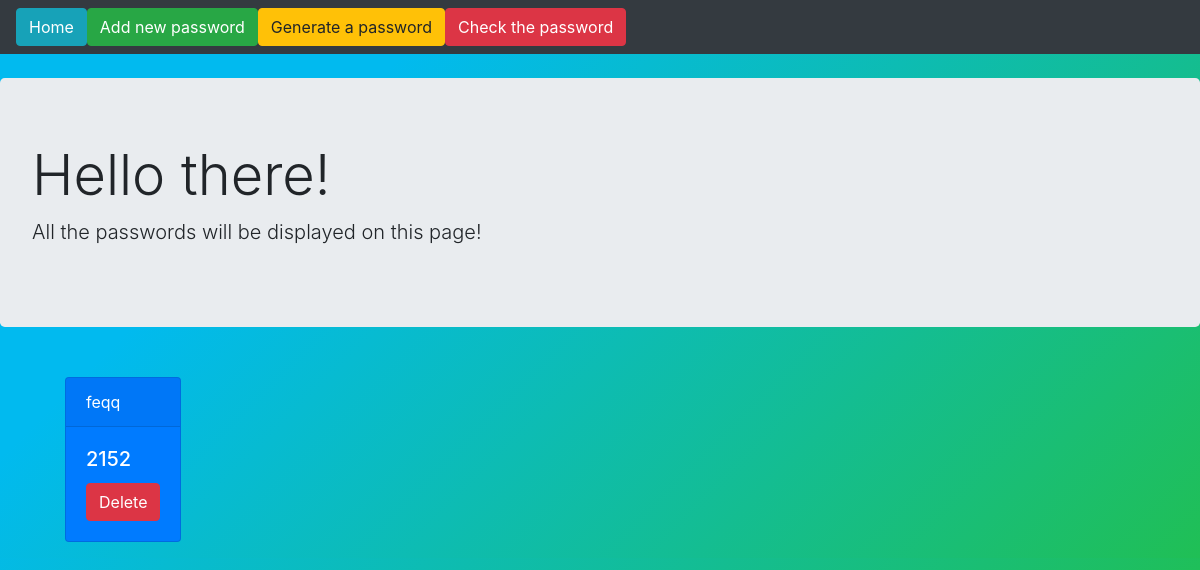
/, run on an earlier commit of the app's database.
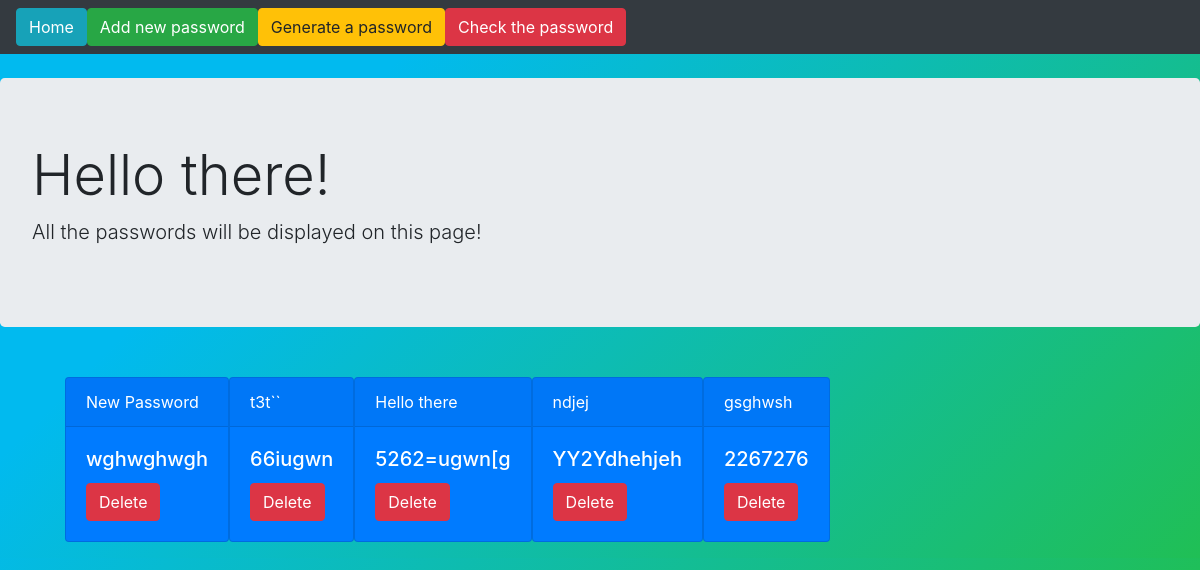
And on a later commit of the database.
### passwordgeneratorapp/models.py (models this page shows, shortened)
class Password(models.Model):
    name = models.CharField(max_length=100)
    link = models.CharField(max_length=300)
    password = models.CharField(max_length=300)

### passwordgeneratorapp/views.py (the view)
# urls.py: path('', views.index, name="index"),
def index(request):
    all_passwords = Password.objects.all()
    return render(request, 'index.html',
    {'all_passwords': all_passwords})

### passwordgeneratorapp/templates/index.html
{% extends 'base.html' %}
{% block content %}
	<div class="jumbotron">
	  <h1 class="display-4">Hello there!</h1>
	  <p class="lead">All the passwords will be displayed on this page!</p>
	</div>
	<div class="container" id="id">
	{% for thing in all_passwords %}
		<div class="card text-white bg-primary mb-3" style="max-width: 18rem;">
		  <div class="card-header">{{thing.name}}</div>
			  <div class="card-body">
			    <h5 class="card-title">{{thing.password}}</h5>
			    <a class="btn btn-danger" href="{% url 'delete' thing.id %}" role="button">Delete</a>
			  </div>
		</div>
	{% endfor %}
	</div>
{% endblock %}

### passwordgeneratorapp/templates/base.html (shortened to what this page needs)
{% load static %}
<!doctype html>
<html lang="en">
<head>
    <link rel="stylesheet" href="https://maxcdn.bootstrapcdn.com/bootstrap/4.0.0/css/bootstrap.min.css">
    <link rel="stylesheet" type="text/css" href="{% static 'index.css' %}">
</head>
<nav class="navbar navbar-expand-lg navbar-dark bg-dark">
    <div class="collapse navbar-collapse" id="navbarNav">
        <ul class="navbar-nav">
            <li class="nav-item active">
                <a class="btn btn-info" href="{% url 'index' %}" role="button">Home</a>
            </li>
            <br>
            <li class="nav-item active ">
                <a class="btn btn-success" href="{% url 'add' %}" role="button">Add new password</a>
            </li>
            <li class="nav-item active ">
                <a class="btn btn-warning" href="{% url 'passwordgenerator' %}" role="button">Generate a password</a>
            </li>
            <li class="nav-item active ">
                <a class="btn btn-danger" href="{% url 'passwordchecker' %}" role="button">Check the password</a>
            </li>
        </ul>
    </div>
</nav>
<br>
<body>
    {% block content %} {% endblock %}
</body>
</html>

### passwordgeneratorapp/static/index.css (style rules this page uses)
html { background-color: #20bf55; background-image: linear-gradient(315deg, #20bf55 0%, #01baef 74%); }
body { background-color: #20bf55; background-image: linear-gradient(315deg, #20bf55 0%, #01baef 74%); }
.container { display: flex; flex-wrap: wrap; margin: 50px; align-items: center; flex-direction: center; }

What changed in the data, as far as the page shows it:
removed Password: name "feqq", password "2152"
added Password: name "New Password", password "wghwghwgh"
added Password: name "t3t``", password "66iugwn"
added Password: name "Hello there", password "5262=ugwn[g"
added Password: name "ndjej", password "YY2Ydhehjeh"
added Password: name "gsghwsh", password "2267276"
